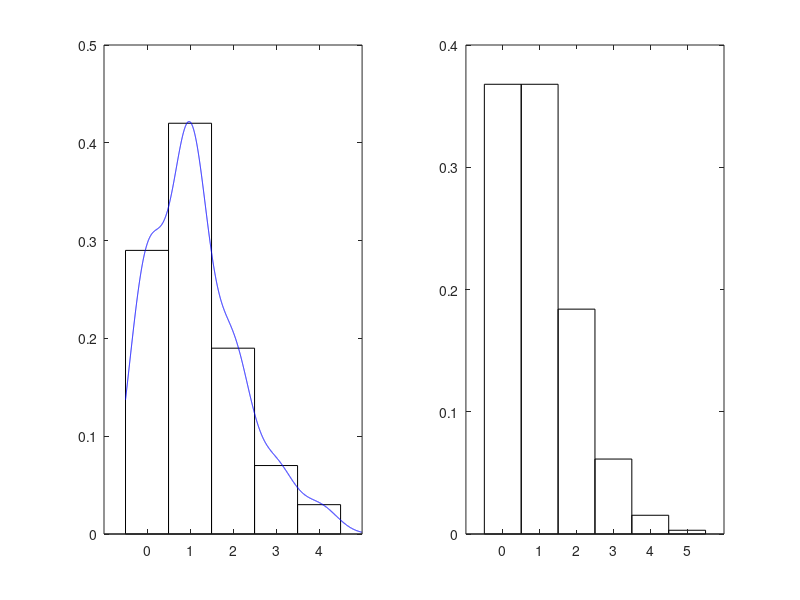

The MATLAB script that drew this image:
% generate sample data from exponential of size k
lam = 1; n = 100; l = 5;
SampleY = zeros(n,n);
Z = zeros(1,n);
for j = 1:n
    for i = 1:n
        SampleY(i,1:i) = exprnd(lam,1,i);
    end
    SampleX = sum(SampleY,2);
    hits = SampleX >= l-1 & SampleX<l;
    Z(j) = sum(hits);
end
data = Z;
edges = 0:max(data);
fhat = histc(data,edges);
figure(1)
subplot(121)
bar(edges,fhat/n,1,'w')
hold on

% choose an appropriate domain
x = linspace(-0.5,5,5000); % domain

% choose smoothing parameter
h = 1.06*std(data)*n^(-1/5); 

% evaluate using the normal kernel for each data point 
% at all x in the domain
fhat = zeros(size(x));
for i=1:n
    % get each kernel function evaluated at x
    % centered at data and weighted by h
    f=exp(-(1/(2*h^2))*(x-data(i)).^2)/sqrt(2*pi)/h;
    % add each ith average f vector to get estimate pdf height
    fhat = fhat+f/(n);
end
linenorm = plot(x,fhat,'b');

hold off
subplot(122)
bar(0:5,poisspdf(0:5,1),1,'w')
